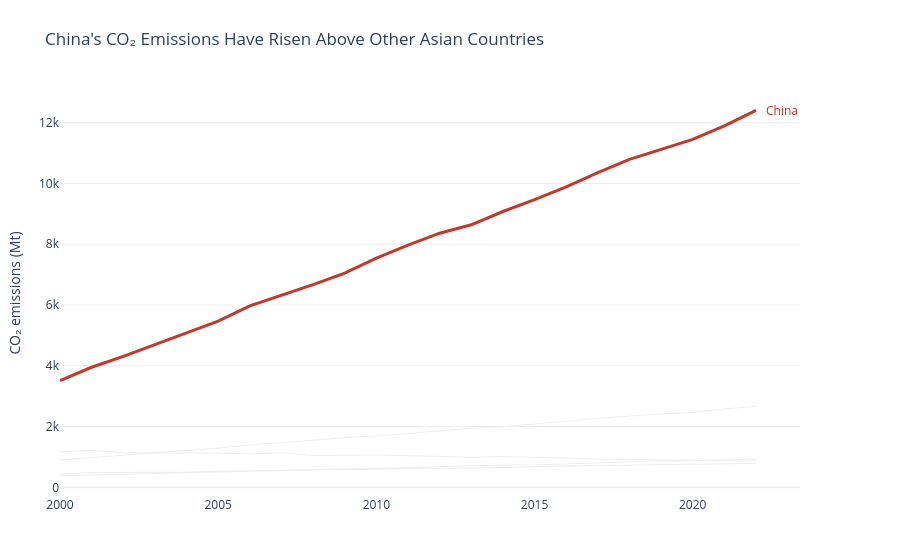

The cell this chart's notebook holds for it:
### Markdown cell above
---
## Task 2 — A line chart showing CO2 emissions over time for all Asian countries in the dataset, with one country highlighted.

**same requirements as Task1**

### Code cell
# Task — Multi-series line with highlight
# YOUR CODE HERE


# Task 2 — Asian countries, highlighting China

# Select all countries whose region contains "Asia"
asia_df = df[
    df['Region'].str.contains('Asia', case=False, na=False)
].copy()

if asia_df.empty:
    print("Available regions:", df['Region'].unique())
    raise ValueError("Check the region names in the dataset.")

highlight = 'China'

if highlight not in asia_df['Country'].unique():
    raise ValueError("China is not present in the selected Asian countries.")

# Grey context lines and one highlighted country
color_map = {
    country: '#EEEEEE' if country != highlight else '#C0392B'
    for country in asia_df['Country'].unique()
}

fig = px.line(
    asia_df,
    x='Year',
    y='CO2_Mt',
    color='Country',
    color_discrete_map=color_map,
    labels={
        'Year': '',
        'CO2_Mt': 'CO₂ emissions (Mt)'
    },
    title="China's CO₂ Emissions Have Risen Above Other Asian Countries",
    template='plotly_white',
    height=550
)

# Remove the legend and keep background lines thin
fig.update_traces(
    line=dict(width=1),
    showlegend=False
)

# Emphasize China
fig.update_traces(
    line=dict(width=3, color='#C0392B'),
    selector=dict(name=highlight)
)

# Direct label at China's last available data point
china = (
    asia_df[asia_df['Country'] == highlight]
    .dropna(subset=['CO2_Mt'])
    .sort_values('Year')
)

if china.empty:
    raise ValueError("No CO2_Mt data found for China.")

last = china.iloc[-1]

fig.add_annotation(
    x=last['Year'],
    y=last['CO2_Mt'],
    text='China',
    showarrow=False,
    xanchor='left',
    xshift=8,
    font=dict(color='#C0392B', size=12)
)

fig.update_layout(
    margin=dict(l=60, r=100, t=90, b=50),
    xaxis=dict(showgrid=False, title=''),
    yaxis=dict(gridcolor='#EEEEEE'),
    plot_bgcolor='white',
    paper_bgcolor='white'
)

fig.show()

### Figure 1 — Plotly figure (JSON) as saved in the notebook; plotly's stock layout.template omitted (floating-point values rounded to 4 significant figures)
{"data": [{"hovertemplate": "Country=China<br>=%{x}<br>CO₂ emissions (Mt)=%{y}<extra></extra>", "legendgroup": "China", "line": {"color": "#C0392B", "dash": "solid", "width": 3}, "marker": {"symbol": "circle"}, "mode": "lines", "name": "China", "orientation": "v", "showlegend": false, "type": "scatter", "x": [2000, 2001, 2002, 2003, 2004, 2005, 2006, 2007, 2008, 2009, 2010, 2011, 2012, 2013, 2014, 2015, 2016, 2017, 2018, 2019, 2020, 2021, 2022], "xaxis": "x", "y": [3514.0, 3952.0, 4312.0, 4692.0, 5079.0, 5468.0, 5974.0, 6323.0, 6673.0, 7053.0, 7543.0, 7972.0, 8365.0, 8641.0, 9078.0, 9466.0, 9887.0, 10360.0, 10790.0, 11130.0, 11450.0, 11900.0, 12410.0], "yaxis": "y"}, {"hovertemplate": "Country=India<br>=%{x}<br>CO₂ emissions (Mt)=%{y}<extra></extra>", "legendgroup": "India", "line": {"color": "#EEEEEE", "dash": "solid", "width": 1}, "marker": {"symbol": "circle"}, "mode": "lines", "name": "India", "orientation": "v", "showlegend": false, "type": "scatter", "x": [2000, 2001, 2002, 2003, 2004, 2005, 2006, 2007, 2008, 2009, 2010, 2011, 2012, 2013, 2014, 2015, 2016, 2017, 2018, 2019, 2020, 2021, 2022], "xaxis": "x", "y": [901.6, 974.6, 1056.0, 1146.0, 1205.0, 1291.0, 1396.0, 1466.0, 1542.0, 1637.0, 1687.0, 1774.0, 1865.0, 1945.0, 1994.0, 2092.0, 2177.0, 2267.0, 2345.0, 2419.0, 2466.0, 2580.0, 2661.0], "yaxis": "y"}, {"hovertemplate": "Country=Japan<br>=%{x}<br>CO₂ emissions (Mt)=%{y}<extra></extra>", "legendgroup": "Japan", "line": {"color": "#EEEEEE", "dash": "solid", "width": 1}, "marker": {"symbol": "circle"}, "mode": "lines", "name": "Japan", "orientation": "v", "showlegend": false, "type": "scatter", "x": [2000, 2001, 2002, 2003, 2004, 2005, 2006, 2007, 2008, 2009, 2010, 2011, 2012, 2013, 2014, 2015, 2016, 2017, 2018, 2019, 2020, 2021, 2022], "xaxis": "x", "y": [1166.0, 1220.0, 1136.0, 1131.0, 1151.0, 1127.0, 1101.0, 1133.0, 1050.0, 1061.0, 1064.0, 1042.0, 1005.0, 990.9, 1010.0, 996.6, 967.4, 925.1, 916.6, 914.5, 902.8, 898.1, 865.1], "yaxis": "y"}, {"hovertemplate": "Country=South Korea<br>=%{x}<br>CO₂ emissions (Mt)=%{y}<extra></extra>", "legendgroup": "South Korea", "line": {"color": "#EEEEEE", "dash": "solid", "width": 1}, "marker": {"symbol": "circle"}, "mode": "lines", "name": "South Korea", "orientation": "v", "showlegend": false, "type": "scatter", "x": [2000, 2001, 2002, 2003, 2004, 2005, 2006, 2007, 2008, 2009, 2010, 2011, 2012, 2013, 2014, 2015, 2016, 2017, 2018, 2019, 2020, 2021, 2022], "xaxis": "x", "y": [438.1, 481.5, 490.6, 490.8, 494.6, 537.2, 539.0, 566.1, 570.0, 585.4, 595.9, 620.6, 631.1, 649.6, 646.2, 686.5, 704.0, 706.0, 738.5, 750.8, 755.8, 777.3, 789.5], "yaxis": "y"}, {"hovertemplate": "Country=Indonesia<br>=%{x}<br>CO₂ emissions (Mt)=%{y}<extra></extra>", "legendgroup": "Indonesia", "line": {"color": "#EEEEEE", "dash": "solid", "width": 1}, "marker": {"symbol": "circle"}, "mode": "lines", "name": "Indonesia", "orientation": "v", "showlegend": false, "type": "scatter", "x": [2000, 2001, 2002, 2003, 2004, 2005, 2006, 2007, 2008, 2009, 2010, 2011, 2012, 2013, 2014, 2015, 2016, 2017, 2018, 2019, 2020, 2021, 2022], "xaxis": "x", "y": [382.8, 400.4, 430.7, 453.8, 482.6, 501.9, 533.0, 551.8, 586.6, 602.5, 614.5, 647.3, 680.1, 717.7, 736.3, 738.2, 768.8, 813.7, 834.8, 872.3, 876.5, 898.5, 930.5], "yaxis": "y"}], "layout": {"annotations": [{"font": {"color": "#C0392B", "size": 12}, "showarrow": false, "text": "China", "x": 2022, "xanchor": "left", "xshift": 8, "y": 12410.0}], "height": 550, "legend": {"title": {"text": "Country"}, "tracegroupgap": 0}, "margin": {"b": 50, "l": 60, "r": 100, "t": 90}, "paper_bgcolor": "white", "plot_bgcolor": "white", "title": {"text": "China's CO₂ Emissions Have Risen Above Other Asian Countries"}, "xaxis": {"anchor": "y", "domain": [0, 1], "showgrid": false, "title": {"text": ""}}, "yaxis": {"anchor": "x", "domain": [0, 1], "gridcolor": "#EEEEEE", "title": {"text": "CO₂ emissions (Mt)"}}}}
